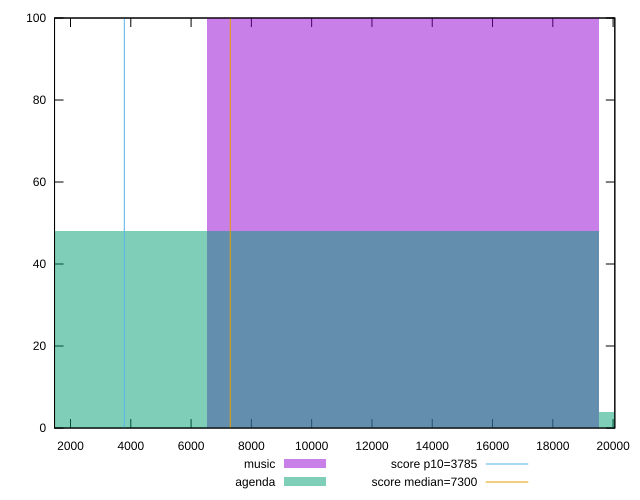

Write the gnuplot code that produced this figure.
reset

$music <<EOF
13024.14494480024 100
EOF

$agenda <<EOF
26048.28988960048 4
0 48
13024.14494480024 48
EOF

set key outside below
set boxwidth 13024.14494480024
set xrange [1470.078:20057.4065]
set yrange [0:100]
set trange [0:100]
set style fill transparent solid 0.5 noborder

set parametric
set terminal svg size 640, 500 enhanced background rgb 'white'
set output "reports/report_00028_2021-02-24T12-49-42.674Z/interactive/comparison/histogram/0_vs_1.svg"

plot $music title "music" with boxes, \
     $agenda title "agenda" with boxes, \
     3785,t title "score p10=3785", \
     7300,t title "score median=7300"

reset
